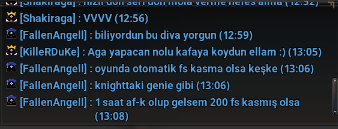
#> input picture test.png, 338 x 129 px
$ jupyter execute --allow-errors preprocessing.ipynb
#> lines starting #> are read from the running program, lines starting #| are printed output that depends on the picture
# Pre-processing steps to improve OCR results

[cell 1]
import cv2
import numpy as np
import matplotlib.pyplot as plt
import pytesseract
pytesseract.pytesseract.tesseract_cmd = r'C:\Program Files\Tesseract-OCR\tesseract'

## Starting with a GRAYSCALE image

[cell 2]
image = cv2.imread('test.png', cv2.IMREAD_GRAYSCALE)
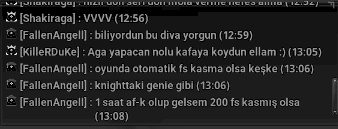
#> image: shape (129, 338); min 0, max 252, mean 37.6
plt.imshow(image, cmap='gray')

### Normalize the Image

[cell 3]
norm_img = np.zeros((image.shape[0], image.shape[1]))
img_norm = cv2.normalize(image, norm_img, 0, 255, cv2.NORM_MINMAX)
plt.imshow(img_norm, cmap='gray')

[cell 4]
image.shape
#> Out = (129, 338)

[cell 5]
def set_image_dpi(im):
    heigth, width = im.shape
    factor = min(2, float(1024.0 / width))
    size = int(factor * width), int(factor * heigth)
    im_resized = cv2.resize(im, size)
    return im_resized

def remove_noise(image):
    return cv2.fastNlMeansDenoisingColored(image, None, 10, 10, 7, 15)

def to_grayscale(image):
    return cv2.cvtColor(image, cv2.COLOR_BGR2GRAY)

def thresholding(image):
    return cv2.threshold(image, 0, 200, cv2.THRESH_OTSU)[1]

def sharpen(image):
    kernel = np.array([[0, -1, 0],
                       [-1, 5, -1],
                       [0, -1, 0]])
    sharpened = cv2.filter2D(image, -1, kernel)
    return sharpened

[cell 6]
image = cv2.imread('test.png')
#> image is the input picture: shape (129, 338, 3); mean B, G, R 47, 39.1, 29.3
img = remove_noise(image)
#> in remove_noise, `return cv2.fastNlMeansDenoisingColored(image, None, 10, 10, 7, 15)`:
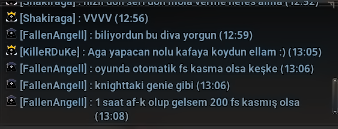
#> returned value: shape (129, 338, 3); mean of channels 0, 1, 2 42.2, 37.9, 32.5; drawn as B, G, R
img = to_grayscale(img)
img = set_image_dpi(img)
#> in set_image_dpi, `im_resized = cv2.resize(im, size)`:
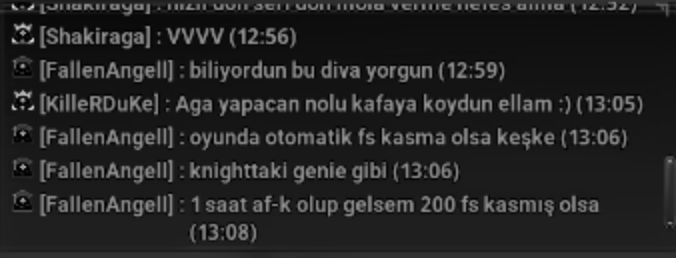
#> im_resized: shape (258, 676); min 0, max 211, mean 36.8
img = sharpen(img)
#> in sharpen, `sharpened = cv2.filter2D(image, -1, kernel)`:
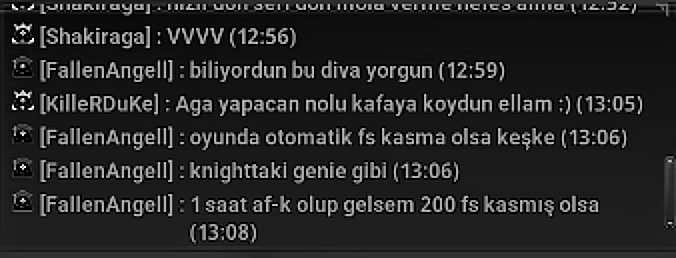
#> sharpened: shape (258, 676); min 0, max 255, mean 38.1
